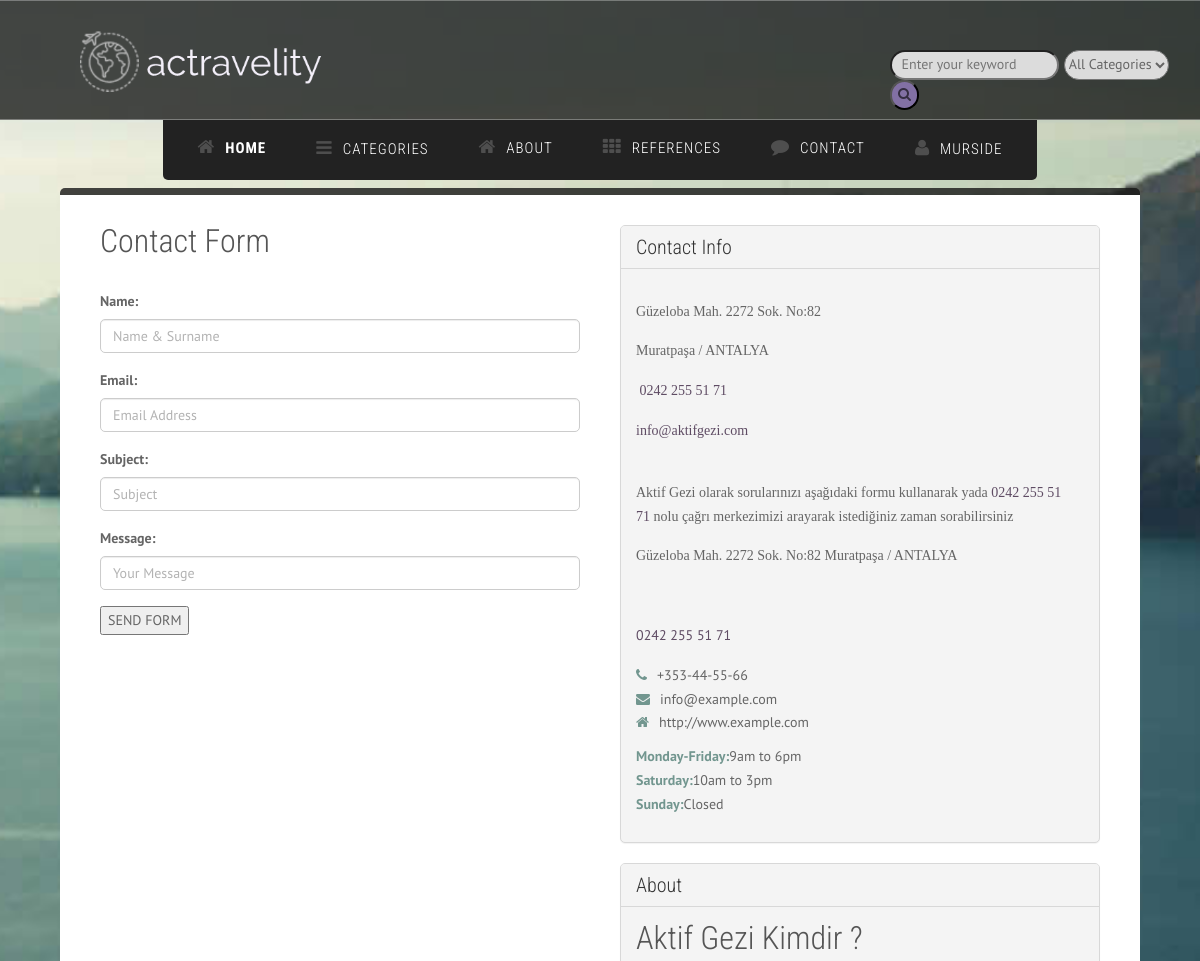
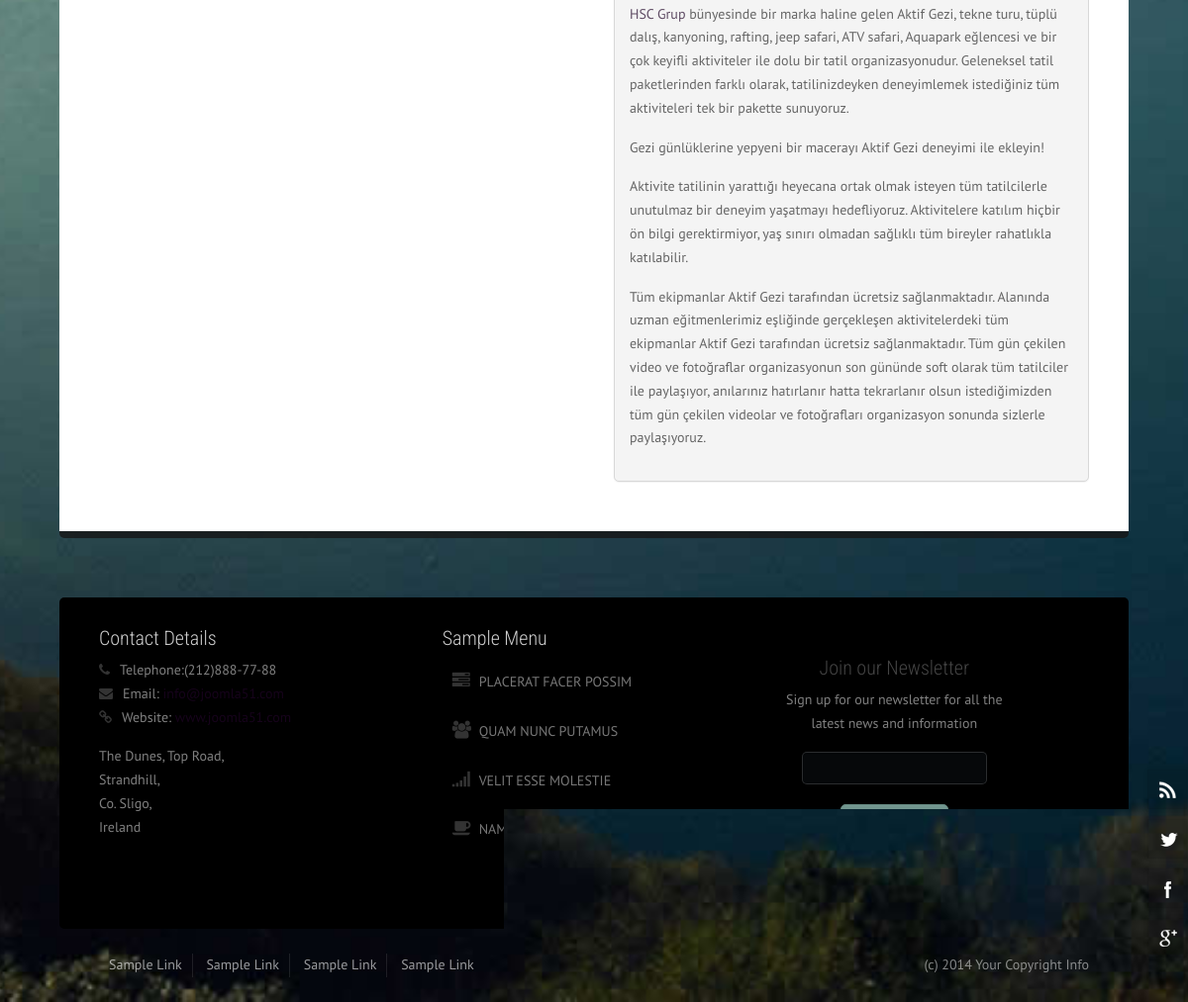
/contact/ (signed in), run on the app's committed database (2 pictures, top to bottom).
### home/models.py (models this page shows, shortened)
class Setting(models.Model):
    STATUS = (
        ('True', 'Yes'),
        ('False', 'No'),
    )
    title = models.CharField(max_length=150)
    keywords = models.CharField(max_length=255)
    description = models.CharField(max_length=255)
    company = models.CharField(max_length=50)
    address = models.CharField(blank=True, max_length=150)
    phone = models.CharField(blank=True, max_length=50)
    fax = models.CharField(blank=True, max_length=15)
    email = models.CharField(blank=True, max_length=50)
    smtpserver = models.CharField(blank=True, max_length=50)
    smtpemail = models.CharField(blank=True, max_length=50)
    smtppassword = models.CharField(blank=True, max_length=50)
    smtpport = models.CharField(blank=True, max_length=50)
    icon = models.ImageField(blank=True, upload_to='images/')
    facebook = models.CharField(blank=True, max_length=50)
    instagram = models.CharField(blank=True, max_length=50)
    twitter = models.CharField(blank=True, max_length=50)
    detail = RichTextUploadingField(blank=True)
    aboutus = RichTextUploadingField(blank=True)
    contact = RichTextUploadingField(blank=True)
    references = RichTextUploadingField(blank=True)
    status = models.CharField(blank=True, max_length=10, choices=STATUS)
    create_at = models.DateTimeField(blank=True, auto_now_add=True)
    update_at = models.DateTimeField(blank=True, auto_now=True)

### home/views.py (the view, shortened to what this page needs)
# urls.py: path('contact/', views.contact, name='contact'),
def contact(request):
    category = Category.objects.all()
    setting = Setting.objects.get(pk=1)
    form = ContactForm()
    context = {'setting': setting,
               'form': form,
               'category': category,}
    return render(request, 'contact.html', context)

### home/models.py
class ContactForm(ModelForm):
    class Meta:
        model = ContactFormMessage
        fields = ['name','email','subject','message']
        widgets = {
            'name'   :TextInput(attrs={'class': 'form-control','placeholder':'Name & Surname'}),
            'subject': TextInput(attrs={'class': 'form-control', 'placeholder': 'Subject'}),
            'email'  : TextInput(attrs={'class': 'form-control', 'placeholder': 'Email Address'}),
            'message': TextInput(attrs={'class': 'form-control', 'placeholder': 'Your Message','rows':'5'}),
        }

### home/templates/contact.html (shortened to what this page needs)
{% extends 'homebase.html' %}
{% block content %}
    <div id="content">
        <div class="container background-white">
            <div class="row margin-vert-30">
                <div class="col-md-6">
                    <div class="headline">
                        <h2>Contact Form</h2>
                    </div>
                    <br>
                <form action="" method="post">
                    {{ form.as_p }}
                    <input type="submit" value="SEND FORM">
                </form>
                </div>
                <div class="col-md-6" style="margin-left: ">
                    <div class="panel panel-default">
                        <div class="panel-heading">
                            <h3 class="panel-title">Contact Info</h3>
                        </div>
                        <div class="panel-body">
                            <p>{{ setting.contact |safe }} </p>
                            <ul class="list-unstyled">
                                <li>
                                    <i class="fa-phone color-primary"></i>+353-44-55-66</li>
                                <li>
                                    <i class="fa-envelope color-primary"></i>info@example.com</li>
                                <li>
                                    <i class="fa-home color-primary"></i>http://www.example.com</li>
                            </ul>
                            <ul class="list-unstyled">
                                <li>
                                    <strong class="color-primary">Monday-Friday:</strong>9am to 6pm</li>
                                <li>
                                    <strong class="color-primary">Saturday:</strong>10am to 3pm</li>
                                <li>
                                    <strong class="color-primary">Sunday:</strong>Closed</li>
                            </ul>
                        </div>
                    </div>
                    <div class="panel panel-default">
                        <div class="panel-heading">
                            <h3 class="panel-title">About</h3>
                        </div>
                        <div class="panel-body">
                            {{ setting.aboutus |safe }}
                        </div>
                    </div>
                </div>
            </div>
        </div>
    </div>
{% endblock %}

### home/templates/header.html (shortened to what this page needs)
{% load static %}
<div id="body-bg">
    <ul class="social-icons pull-right hidden-xs">
        <li class="social-rss">
            <a href="#" target="_blank" title="RSS"></a>
        </li>
        <li class="social-twitter">
            <a href="#" target="_blank" title="Twitter"></a>
        </li>
        <li class="social-facebook">
            <a href="#" target="_blank" title="Facebook"></a>
        </li>
        <li class="social-googleplus">
            <a href="#" target="_blank" title="GooglePlus"></a>
        </li>
    </ul>
    <div id="header">
        <div class="container">
            <div class="row">
                <div class="logo" style="width: 280px;margin-top: -7px">
                    <a href="/" title="">
                        <img src="{% static "assets/img/logo2.png" %}" alt="Logo"/>
                    </a>
                </div>
            </div>
        </div>
        <form action="/search/" method="post" style="margin-top: -22px; margin-left: 890px; ">
            <input id="query" name="query" class="input search-input" type="search" placeholder="  Enter your keyword" style="background: gainsboro;border-radius: 18px;" >
            {% load mptt_tags %}
            <select name="catid" class="input search-categories" style="margin-left: 1px;padding-bottom: 4px; padding-top: 4px;background: gainsboro;border-radius: 18px">
                <option value="0">All Categories</option>
            </select>
            <button class="btn-outline-success" style="border-radius: 18px;background-color: #8270a4"><i class="fa fa-search"></i></button>
        </form>
    </div>
    <div id="hornav" {% if not node.is_leaf_node %} class="container no-padding" {% endif %}>
        <div class="row">
            <div class="col-md-12 no-padding">
                <div class="text-center visible-lg">
                    <ul id="hornavmenu" {% if not node.is_leaf_node %} class="nav navbar-nav" {% endif %} style="background-color: #222222">
                        <li>
                            <a href="/" class="fa-home"><b>Home</b></a>
                        </li>
                        <li>
                            <span class="fa-bars">Categories</span>
                                {% load mptt_tags %}
                        </li>
                        <li>
                            <a href="/about" class="fa-home">ABOUT</a>
                        </li>
                        <li>
                            <a href="/references" class="fa-th">REFERENCES</a>
                        </li>
                        <li>
                            <a href="/contact" class="fa-comment">Contact</a>
                        </li>
                        <li>
                            {% if user.id is not None %}
                                <span class="fa-user">{{ user.first_name }}</span>
                            {% else %}
                                <span class="fa-user"><a href="/login/" style="color: #8270a4"><b>Login</b></a> / <a href="/signup/" style="color: #8270a4"><b>Sign Up</b></a></span>
                            {% endif %}
                        </li>
                    </ul>
                </div>
            </div>
        </div>
    </div>
    <div id="content-top-border" class="container">
    </div>

### data on the page
Setting: contact "Güzeloba Mah. 2272 Sok. No:82 Muratpaşa / ANTALYA 0242 255 51 71 info@aktifgezi.com Aktif Gezi olarak sorularınızı aşağıdaki formu kullanarak yada 0242 255 51 71 nolu çağrı merkezimizi arayarak istediğiniz zaman sorabilirsiniz Güzeloba Mah. 2272 Sok. No:82 Muratpaşa / ANTALYA 0242 255 51 71", aboutus "Aktif Gezi Kimdir ? HSC Grup bünyesinde bir marka haline gelen Aktif Gezi, tekne turu, tüplü dalış, kanyoning, rafting, jeep safari, ATV safari, Aquapark eğlencesi ve bir çok keyifli aktiviteler ile dolu bir tatil organizasyonudur. Geleneksel tatil paketlerinden farklı olarak, tatilinizdeyken deneyimlemek istediğiniz tüm aktiviteleri tek bir pakette sunuyoruz. Gezi günlüklerine yepyeni bir macerayı Aktif Gezi deneyimi ile ekleyin! Aktivite tatilinin yarattığı heyecana ortak olmak isteyen tüm tatilcilerle unutulmaz bir deneyim yaşatmayı hedefliyoruz. Aktivitelere katılım hiçbir ön bilgi gerektirmiyor, yaş sınırı olmadan sağlıklı tüm bireyler rahatlıkla katılabilir. Tüm ekipmanlar Aktif Gezi…"

### other printed values
{{ user.first_name }} "MURSIDE"
